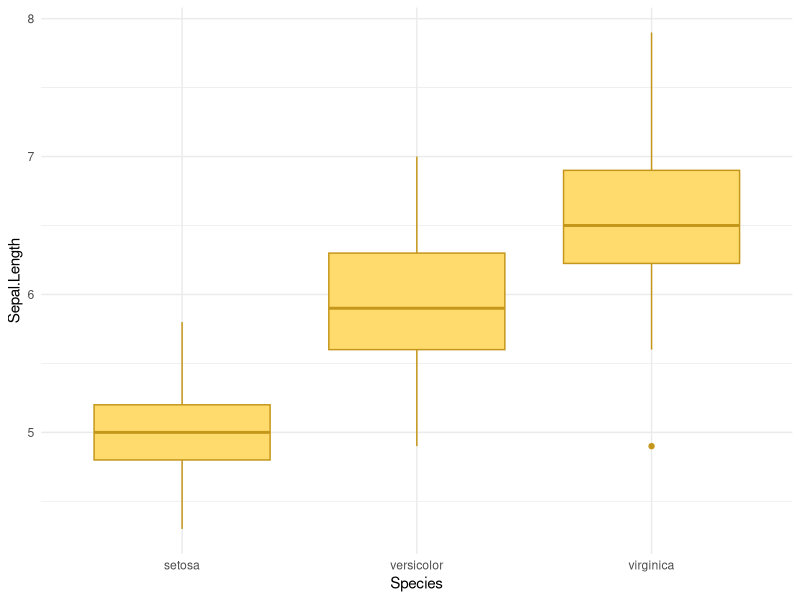
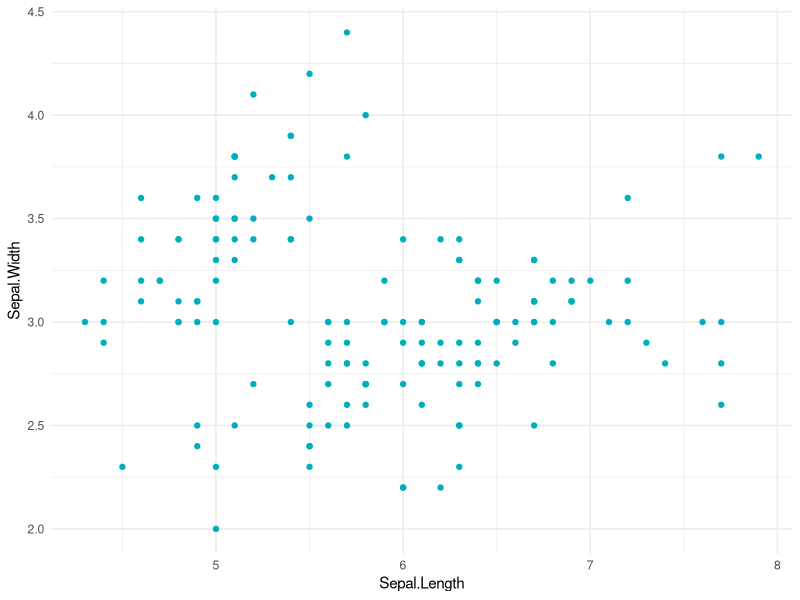
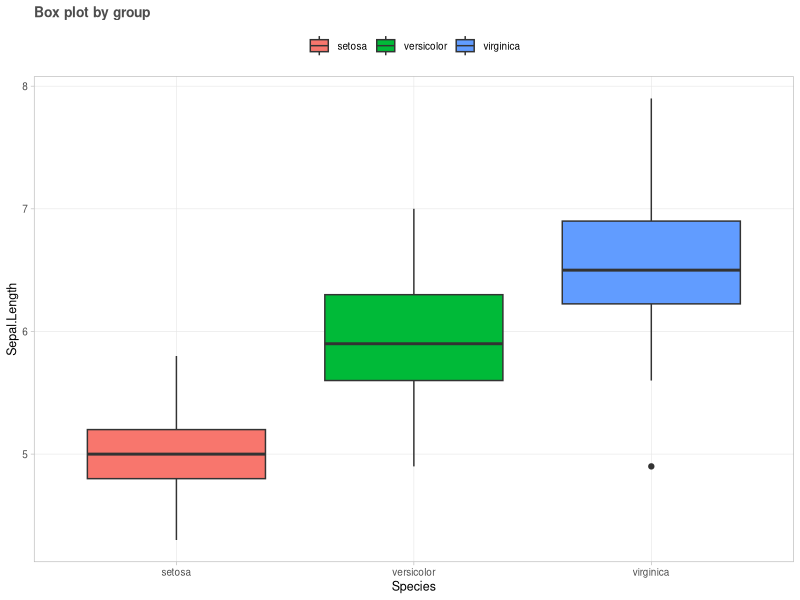
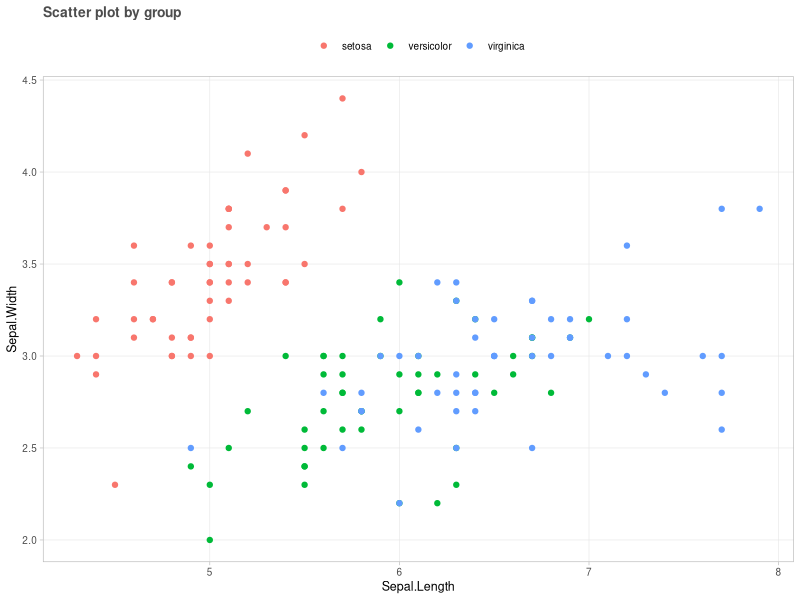
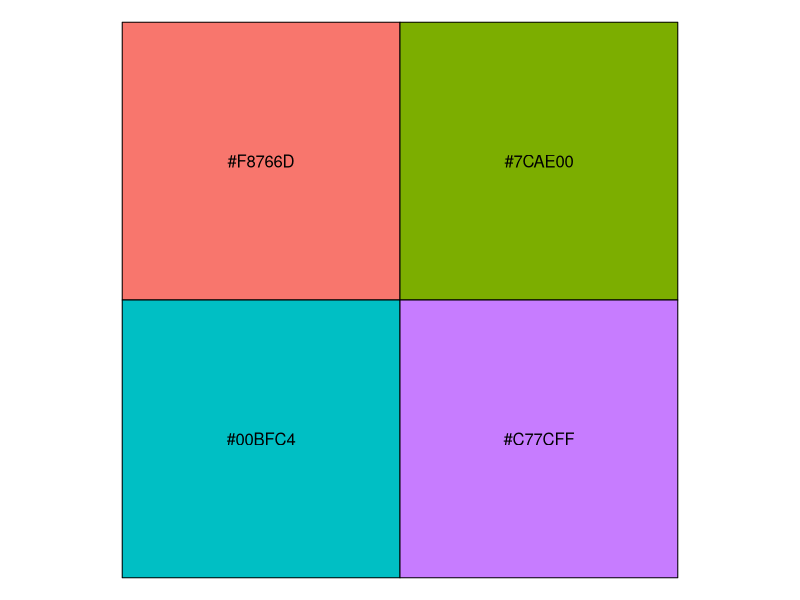
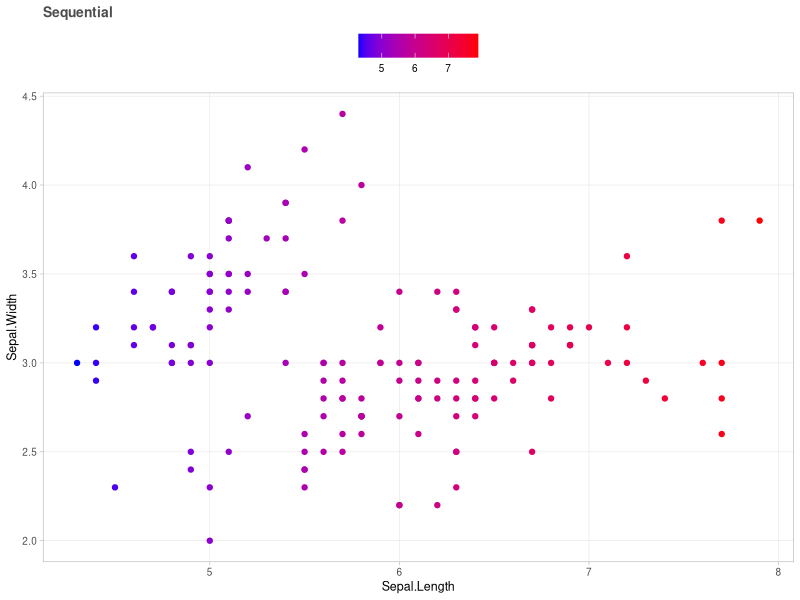
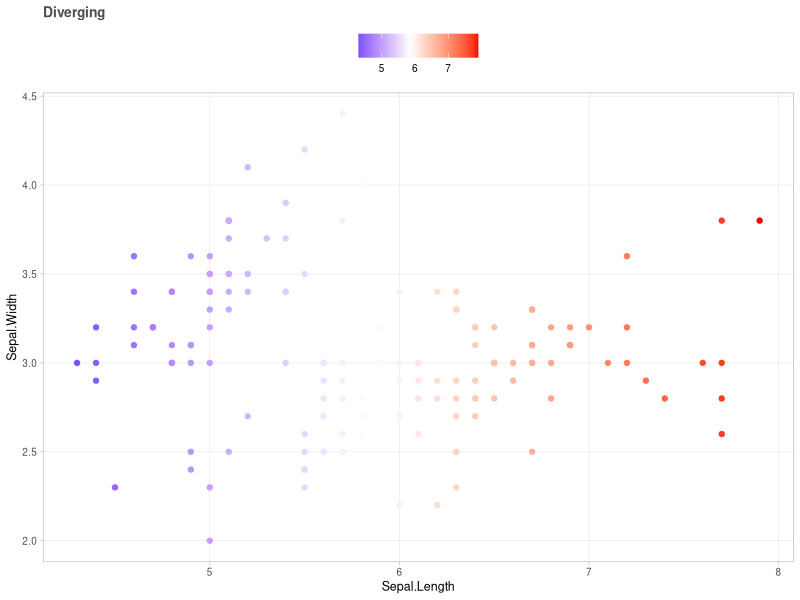
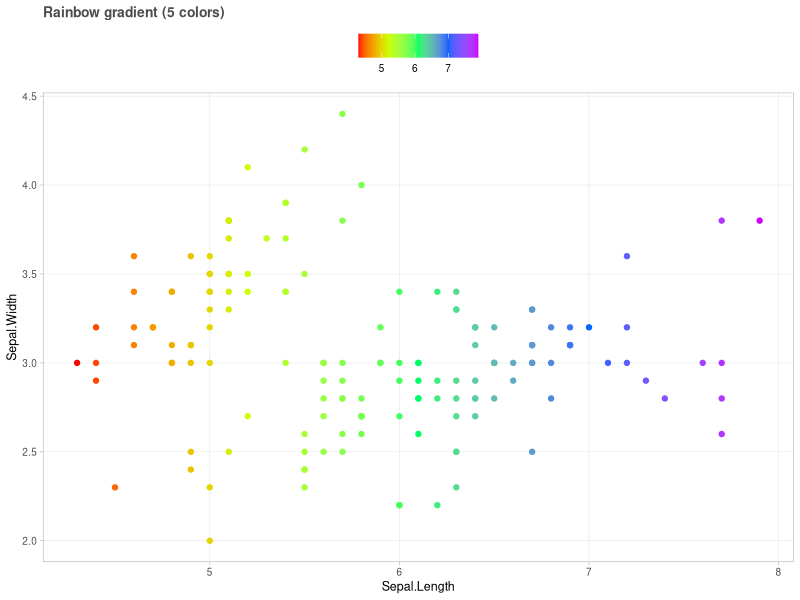

Reproduce these figures in R, in order.
## ---- chunk 1
knitr::opts_chunk$set( echo=TRUE, fig.width=5, fig.height=3 )
options(scipen=999) # "Desliga" notação científica. Para "ligar" use scipen=0

library(tidyverse)
library(patchwork)
## ---- chunk 2
theme_set(theme_light(base_size=9))
theme_update(
  panel.grid.minor = element_blank(),
  panel.grid.major = element_line(colour="gray90", linewidth=0.2),
  plot.title    = element_text(size=10, colour="gray30", face="bold"),
  plot.subtitle = element_text(size= 9, colour="gray50", face='italic'),
  plot.caption  = element_text(size= 7, colour="gray50", hjust=0),
  legend.title = element_blank(), 
  legend.position = "top"
)
## ---- chunk 3
theme_classic()$panel.grid
## ---- chunk 4
# Box plot
ggplot(iris, aes(Species, Sepal.Length)) + 
  geom_boxplot(fill="#FFDB6D", color="#C4961A") +
  theme_minimal()

# Scatter plot
ggplot(iris, aes(Sepal.Length, Sepal.Width)) + 
  geom_point(color="#00AFBB") +
  theme_minimal()
## ---- chunk 5
ggplot(iris, aes(Species, Sepal.Length)) + 
  geom_boxplot(aes(fill=Species)) +
  theme(legend.position="top") +
  labs(title="Box plot by group")
## ---- chunk 6
ggplot(iris, aes(Sepal.Length, Sepal.Width)) + 
  geom_point(aes(color=Species)) +
  theme(legend.position="top") +
  labs(title="Scatter plot by group")
## ---- chunk 7
scales::show_col(scales::hue_pal()(4))
## ---- chunk 8
# Specify the colors for low and high ends of gradient
ggplot(iris, aes(Sepal.Length, Sepal.Width)) +
  geom_point(aes(color=Sepal.Length)) +
  scale_color_gradient(low="blue", high="red") +
  labs(title="Sequential")
## ---- chunk 9
# Specify also the colour for mid point
ggplot(iris, aes(Sepal.Length, Sepal.Width)) +
  geom_point(aes(color=Sepal.Length)) +
  scale_color_gradient2(midpoint=mean(iris$Sepal.Length), low="blue", mid="white",
                        high="red", space="Lab" ) +
  labs(title="Diverging")
## ---- chunk 10
ggplot(iris, aes(Sepal.Length, Sepal.Width)) +
  geom_point(aes(color=Sepal.Length)) + 
  scale_color_gradientn(colours=rainbow(5)) +
  labs(title="Rainbow gradient (5 colors)")
## ---- chunk 11
library(RColorBrewer)
display.brewer.all() # to check all colorbrewer palettes
## ---- chunk 12
display.brewer.all(colorblindFriendly=TRUE)
## ---- chunk 13
ggplot(iris, aes(Sepal.Length, Sepal.Width))+
  geom_point(aes(color=Species)) +
  scale_color_brewer(palette="Dark2")+
  geom_smooth(aes(color=Species, fill=Species), formula=y ~ x, method="lm") + 
  scale_fill_brewer(palette="Dark2") +
  theme_minimal() +
  theme(legend.position="bottom") +
  labs(title="Brewer on a plot")
## ---- chunk 14
display.brewer.pal(n=8, name="Dark2")
## ---- chunk 15
brewer.pal(3, "Dark2")
## ---- chunk 16
library("viridis")           # Load
viridis(6)
## ---- chunk 17
plt <- function(nome, opt) {
  ggplot(iris, aes(Sepal.Length, Sepal.Width))+
  geom_point(aes(color=Sepal.Length)) +
  scale_color_viridis(option=opt)+
  theme(legend.position="bottom") +
  labs(title=nome, x=element_blank(), y=element_blank())
}
## ---- chunk 18
plt("Magma", "A") + plt("Inferno", "B") + plt("Plasma", "C") + plt("Viridis", "D") +
  plot_annotation(title="GRADIENT color palettes")
## ---- chunk 19
plt <- function(nome, opt) {
  ggplot(iris, aes(Sepal.Length, Sepal.Width))+
  geom_point(aes(color=Species)) +
  geom_smooth(aes(color=Species, fill=Species), formula=y ~ x, method="lm") + 
  scale_color_viridis(discrete=TRUE, option=opt)+
  scale_fill_viridis(discrete=TRUE, option=opt) +
  theme(legend.position="bottom") +
  labs(title=nome, x=element_blank(), y=element_blank())
}

plt("Magma", "A") + plt("Inferno", "B") + plt("Plasma", "C") + plt("Viridis", "D") +
  plot_annotation(title="DISCRETE color palettes")
## ---- chunk 20
rm(list=ls())
## ---- chunk 21
ggplot(data=mpg) + # layer1 => data
  geom_point(        # layer2 => geom (points)
    mapping=aes(x=displ, y=hwy) # mapping => how variables map to visuals
  ) +
  labs(title="Simple scatter plot")
## ---- chunk 22
mpg |>  ggplot(aes(displ, hwy)) +
  geom_smooth(method="lm", se=FALSE,            # linear fit to the data point
              color="blue", size=1) +           # tuning line color and thickness
  geom_point(alpha=0.5, size=2) +               # tuning the transparency and size of data points
  labs(x="Displ", y="Highway consumption",      # adding titles to the axis
       title="Scatter plot with linear fit",      # adding title to the plot
       subtitle="Subtitle goes here",             # adding subtitles to the plot
       caption="Source: goes here")               # adding caption to the plot

## ---- chunk 23
### default smooth fit
p2 <- mpg |> ggplot(aes(displ, hwy)) + 
  geom_smooth(stat="smooth", color="blue", size=1) +
  geom_point() +
  labs(x="Highway consumption", y="Avg. Temperature (°C)",
       title="Smooth fit (default)")

### linear fit
p3 <- mpg |> ggplot(aes(displ, hwy)) + 
  geom_smooth(method="lm", se=FALSE,
              color="blue", size=1) +
  geom_point() +
  labs(x="Highway consumption", y="Avg. Temperature (°C)",
       title="Linear fit")

### user defined formula for fitting
p4 <- mpg |> ggplot(aes(displ, hwy)) + 
  geom_smooth(method="lm", formula=y~x+I(x^2)+I(x^3),        
              color="blue", size=1) +
  geom_point() +
  labs(x="Highway consumption", y="Avg. Temperature (°C)",
       title="User defined function for fitting")

p2 + p3 + p4
## ---- chunk 24
rm(list=ls()) # Limpa o global environment
## ---- chunk 25
(data <- world_bank_pop |> 
   filter(indicator %in% c("SP.POP.TOTL", "SP.URB.TOTL")) |> 
   pivot_longer(3:20, names_to="year", names_transform=as.integer, values_to="pop") |> 
   pivot_wider(names_from=indicator, values_from=pop, values_fill=0) |> 
   mutate(Rural=SP.POP.TOTL - SP.URB.TOTL) |> select(-SP.POP.TOTL) |> 
   pivot_longer(c(SP.URB.TOTL,Rural), names_to="type", values_to="pop", values_drop_na=T) |> 
   mutate(type=ifelse(type=="Rural", type, "Urban")) |> 
   summarise(pop=round(sum(pop)/1e9), .by=c(year, type)))
## ---- chunk 26
data |> summarise(pop=sum(pop), .by=year) |> 
  ggplot(aes(x=year, y=pop, group=1)) +
  geom_line() + geom_point() +
  scale_y_continuous(labels=scales::label_number()) +
  labs(title="Simple line chart", x="Year", y=NULL,
       subtitle="Population (billions)")
## ---- chunk 27
data |> 
  ggplot(aes(x=year, y=pop, group=type, color=type)) +
  geom_line(size=1) + geom_point() +
  scale_color_brewer(palette="Dark2") +
  # Texto: Títulos e notas
  labs(
    title="Line chart by category",
    subtitle="Population by type of location",
    caption="Source: Tidyverse datasets",
    x="Year",
    y="Population (billions)"
  ) +
  theme(
    panel.border=element_rect(fill=NA),
    panel.grid.major.y=element_line(linetype='dashed')
  )
## ---- chunk 28
df <- data.frame(expand.grid(1:100, seq(0, 1, by=.1)))
names(df) <- c("category", "X")
df <- within(df, {
  Y <- pnorm(X, mean=1:100 / 100)
  category <- factor(1:100)
  })

ggplot(data=df, aes(x=X, y=Y, color=as.integer(category), group=category)) +
  geom_line() +
  scale_colour_gradient(
    name="category", low="blue", high="red",
    # Manipulate the labels names on the legend:
    breaks=c(1,50,100), labels=c('Low','Mid','High'), 
  ) +
  labs(title="Line chart with too many categories",
       subtitle="Uses a continuous scale of gradient colors")
## ---- chunk 29
rm(list=ls())
## ---- chunk 30
(data <- midwest |> summarise(across(popwhite:popother, sum), .by=state) |> 
  pivot_longer(popwhite:popother, values_to="pop", names_to="race") |> 
  mutate(race=str_sub(race, 4,-1),
         race=if_else(race %in% c("white"), race, "other"),
         race=factor(race, levels=c("other","white"))) |> 
  summarise(pop=sum(pop), .by=c(state, race)))
## ---- chunk 31
data |> summarise(pop=sum(pop), .by=state) |> 
  ggplot(aes(x=state, y=pop)) +
  # geom_col() == geom_bar(stat="identity") # default=stacked bars
  # geom_bar(stat='identity', fill="lightblue") + 
  geom_col(
    fill="cadetblue", 
    width=.6             # control the width of the columns
  ) +
  geom_text(aes(label=scales::number(pop, scale=1/1e6, accuracy=.1)), 
            vjust=-0.5, size=4) +
  scale_y_continuous(expand=expansion(mult=c(0,.2)), breaks=NULL) +
  theme(panel.grid.major.x=element_blank()) +
  labs(title="Simple bar chart", y=NULL, subtitle="US Midwest population (millions)")
## ---- chunk 32
p1 <- data |> mutate(pop=pop/1e3) |> 
  ggplot(aes(x=state, y=pop, fill=race)) +
  geom_col(color="white") + # default position="stack"
  scale_fill_brewer(palette="Dark2") +
  # Label the groups
  geom_text(aes(label=scales::number(pop, accuracy=1)),
            position=position_stack(vjust=0.5), 
            check_overlap=T,
            color="black", size=4) +
  # Label the total on top of the bars
  geom_text(aes(label=scales::number(after_stat(y), accuracy=1), group=state),
            stat="summary", fun=sum, vjust=-1, 
            fontface="bold") +
  # Create a little breathing space on top of the chart:
  scale_y_continuous(expand=expansion(mult=c(0,0.1)), 
                     labels=scales::label_number()) +
  labs(title="Stacked", y="Population (000s)")


p2 <- data |> 
  mutate(pct=pop/sum(pop), .by=state) |> 
  ggplot(aes(x=state, y=pct, fill=race)) +
  geom_col(color="white") +
  geom_text(aes(label=scales::percent(pct, accuracy=1), group=race), 
            position=position_fill(.5), check_overlap=T) +
  scale_fill_brewer(palette="Dark2") +
  scale_y_continuous(breaks=NULL, expand=expansion(mult=c(0,0))) +
  labs(title="Stacked to 100%", y=NULL)

p1 + p2 + plot_layout(guides='collect')
## ---- chunk 33
mpg |> group_by(class, year=as.factor(year)) |> tally() |> ungroup() |>
  arrange(desc(class)) |> 
  mutate(pos=cumsum(n) - n/2, .by=year) |> # create "position" column as 1/2 the y-axis variable
  ggplot() +
  geom_col(aes(x=year, y=n, fill=class), width=.7, color="white") +
  geom_text(aes(x=year, 
                y=pos, # use "position" column
                label=prettyNum(n, big.mark=".", decimal.mark=",")), 
            vjust=0, size=4, check_overlap=T) +
  scale_fill_brewer(palette="Dark2") +
  scale_y_continuous(expand=c(0,0), breaks=NULL) +
  labs(title="Place data labels in the middle manually",
       y=NULL, x=NULL)
## ---- chunk 34
data |> mutate(pop=pop/1e3) |> 
  ggplot(aes(x=state, y=pop, fill=race)) +
  geom_col(position=position_dodge2(padding=.05)) +
  geom_text(aes(label=scales::number(pop, accuracy=1)), 
            position=position_dodge(0.9), 
            vjust=-0.5, size=3) +
  scale_y_continuous(expand=expansion(mult=c(0,.1)), labels=scales::label_number()) +
  scale_fill_brewer(palette="Dark2") +
  theme(panel.grid.major.x=element_blank(),
        legend.position="top") +
  labs(title="Grouped or Clustered bar chart", y=NULL)
## ---- chunk 35
p1 <- mpg |> 
  summarise(hwy=mean(hwy), .by=manufacturer) |> 
  ggplot(aes(x=manufacturer, y=hwy)) +
  geom_col(fill="cadetblue") +
  geom_text(aes(label=scales::number(hwy,accuracy=1)), hjust=-0.5, size=3) + 
  scale_y_continuous(expand=expansion(mult=c(0,.2))) +
  labs(title="Simple horizontal bar chart") +
  coord_flip()  # <- FLIP AXES

p2 <- mpg |> 
  summarise(hwy=mean(hwy), .by=c(manufacturer, class)) |> 
  ggplot(aes(x=manufacturer, y=hwy, 
             fill=class)) + # defines global fill to group everywhere by product
  geom_col(position=position_dodge(), color="white") + 
  scale_fill_brewer(palette="Dark2") +
  scale_y_continuous(expand=expansion(mult=c(0,.1))) +
  labs(title="Grouped horizontal bar chart") +
  coord_flip()

p1 + p2 + plot_annotation(title="Horizontal bar charts")
## ---- chunk 36
data <- read.table(text = "sample Types Value
sample1 A   -36
sample2 B   31
sample1 C   15
sample2 D   -12
sample1 E   27
sample2 F  16
sample2 G  -10
sample2 H  2
sample2 I  6
sample2 J  -7
sample2 K  -8"
, header=TRUE)

data |> 
  mutate(Types = fct_reorder(Types, Value)) |>
  ggplot(aes(x=Value, y=Types)) +
  geom_col() +
  # FOR DATA LABELS:
  geom_text(
    aes(
      label = Value,
      # x/y mapping determines label position
      # the sign() of a real number is +1/0/−1 if the number is positive/0/negative
      # The coefficient (2) needs to be adjusted to your data
      x = Value + 2 * sign(Value) 
    ), 
    size =3) +
  labs(title="Labeled Horizontal bar chart with positive and negative values")
## ---- chunk 37
(data <- world_bank_pop |> 
   filter(indicator %in% c("SP.POP.TOTL", "SP.URB.TOTL")) |> 
   pivot_longer(3:20, names_to="year", names_transform=as.integer, values_to="pop") |> 
   pivot_wider(names_from=indicator, values_from=pop, values_fill=0) |> 
   mutate(Rural=SP.POP.TOTL - SP.URB.TOTL) |> select(-SP.POP.TOTL) |> 
   pivot_longer(c(SP.URB.TOTL,Rural), names_to="type", values_to="pop", values_drop_na=T) |> 
   mutate(type=ifelse(type=="Rural", type, "Urban")) |> 
   summarise(pop=round(sum(pop)/1e9), .by=c(year, type)))
## ---- chunk 38
data |> 
  ggplot(aes(x=year, y=pop, fill=type, group=type)) +
  geom_area(color="white") +
  scale_fill_brewer(palette="Paired") +
  scale_y_continuous(expand=expansion(mult=c(0,.1))) +
  scale_x_continuous(expand=c(0,0)) +
  labs(title="Simple area chart", x=NULL)
## ---- chunk 39
rm(list=ls()) # Limpa o global environment
## ---- chunk 40
data <- data.frame(
  year=c(2014, 2015, 2016, 2017, 2018, 2019,2020),
  course=c(35, 30, 40, 25, 30, 35, 65),
  pct_enroll=c(0.3, 0.25, 0.3, 0.5, 0.4, 0.2, 0.6)
)

data |> ggplot(aes(x=as.factor(year))) + 
  geom_col(aes(y=course), fill="cadetblue")+
  geom_line(aes(y=pct_enroll, group=1), color="red")+
  scale_y_continuous(expand=expansion(mult=c(0,.1))) +
  labs(title= "Combo bar + line chart on the same axis?",
       x=NULL, y=NULL,
       subtitle="Number of Courses Sold and % enrolled")
## ---- chunk 41
data |> ggplot(aes(x=as.factor(year)))  + 
  geom_col(aes(y=course), fill="cadetblue")+
  geom_line(aes(y=100*pct_enroll, group=1), color="red", size=1) +
  geom_point(aes(y=100*pct_enroll), color="red") +
  scale_y_continuous(
    expand=expansion(mult=c(0,.1)),
    sec.axis=sec_axis(~.*0.01, name="Percent enrolled", labels=scales::percent)
  ) +
  theme(panel.grid.major.x=element_blank()) +
  labs(title= "Combo bar + line chart on the same axis!",
       x=NULL, y="Number of Courses")
## ---- chunk 42
rm(list=ls()) # Limpa o global environment
## ---- chunk 43
# city_mpg <- mpg |>
#   mutate(class=fct_lump(class, 4, other_level="other")) |>
#   group_by(class) |>
#   summarize(
#     mean_mpg=mean(cty),
#     count=n()
#   ) |> mutate(
#     class=fct_reorder(class, count)
#   ) |>
#   mutate(class=fct_reorder(class, -mean_mpg))
# 
# p1 <- ggplot(city_mpg, aes(class, count)) +
#   geom_col(fill="#6297E770") + 
#   scale_y_continuous(
#     expand=expansion(mult=c(0, 0.05)),
#     position="right"
#   ) +
#   theme_minimal_hgrid(11, rel_small=1) + # cowplot theme
#   theme(
#     panel.grid.major=element_line(color="#6297E770"),
#     axis.line.x=element_blank(),
#     axis.text.x=element_blank(),
#     axis.title.x=element_blank(),
#     axis.ticks=element_blank(),
#     axis.ticks.length=grid::unit(0, "pt"),
#     axis.text.y=element_text(color="#6297E7"),
#     axis.title.y=element_text(color="#6297E7")
#   )
# 
# p2 <- ggplot(city_mpg, aes(class, mean_mpg)) + 
#   geom_point(size=3, color="#D5442D") + 
#   scale_y_continuous(limits=c(10, 21)) +
#   theme_half_open(11, rel_small=1) + # cowplot theme
#   theme(
#     axis.ticks.y=element_line(color="#BB2D05"),
#     axis.text.y=element_text(color="#BB2D05"),
#     axis.title.y=element_text(color="#BB2D05"),
#     axis.line.y=element_line(color="#BB2D05")
#   )
# 
# # The resulting plot has dual axes. Plot alignment and plot placement are separated.
# aligned_plots <- align_plots(p1, p2, align="hv", axis="tblr")
# ggdraw(aligned_plots[[1]]) + draw_plot(aligned_plots[[2]])
## ---- chunk 44
rm(list=ls()) # Limpa o global environment
## ---- chunk 45
theme_update(
  panel.border=element_rect(fill=NA)
)
p1 <- ggplot(mtcars) + geom_point(aes(mpg, disp))
p2 <- ggplot(mtcars) + geom_boxplot(aes(gear, disp, group=gear))

p1 + p2 + plot_annotation(title="patchwork: 2 plots side by side")
## ---- chunk 46
p3 <- ggplot(mtcars) + geom_smooth(aes(disp, qsec))
p4 <- ggplot(mtcars) + geom_bar(aes(carb))

(p1 | p2 | p3) / p4 + plot_annotation(title="patchwork: any way you want it")
## ---- chunk 47
p <- ggplot(mpg, aes(displ, cty)) + geom_point()

# Use vars() to supply variables from the dataset:
p + facet_grid(rows=vars(drv)) + 
  labs(title="facet_grid() in rows")
## ---- chunk 48
p + facet_grid(cols=vars(cyl)) + 
  labs(title="facet_grid() in columns")
## ---- chunk 49
p + facet_grid(drv ~ cyl) +
  labs(title="facet_grid in rows and columns")
## ---- chunk 50
p + facet_wrap(drv~cyl, ncol=4) +
  labs(title="facet_wrap in rows and columns (notice the difference?)")
## ---- chunk 51
ggplot(mtcars, aes(mpg, wt, colour=factor(cyl))) +
  geom_point() +
  facet_wrap(~cyl, scales="free_y") +
  theme(legend.position="top") +
  labs(title="Free the scales on Y axis",
       caption="Note: to free the scales on both axis just use scales='free' argument")
## ---- chunk 52
rm(list=ls()) # Limpa o global environment
## ---- chunk 53
library(forcats)

# Reorder following the value of another column:
p1 <- mpg |> group_by(manufacturer) |> tally(name="qtd") |> 
  mutate(manufacturer=fct_reorder(manufacturer, qtd)) |>
  ggplot( aes(x=manufacturer, y=qtd)) +
  geom_col(fill="#f68060", alpha=.6, width=.5) +
  scale_y_continuous(expand=expansion(mult=c(0,.1))) +
  theme(panel.grid.major.y=element_blank()) +
  labs(title="Reorder by the value of a variable", x=NULL, y=NULL) +
  coord_flip()

# Reverse side
p2 <- mpg |> group_by(manufacturer) |> tally(name="qtd") |> 
  mutate(manufacturer=fct_reorder(manufacturer, desc(qtd))) |>
  ggplot( aes(x=manufacturer, y=qtd)) +
  geom_col(fill="#f68060", alpha=.6, width=.5) +
  scale_y_continuous(expand=expansion(mult=c(0,.1))) +
  theme(panel.grid.major.y=element_blank()) +
  labs(title="Reverse the order", x=NULL, y=NULL) +
  coord_flip()

p1 + p2
## ---- chunk 54
# Using sum
p1 <- mpg |>
  mutate(class=fct_reorder(class, hwy, .fun='sum')) |>
  ggplot( aes(x=reorder(class, hwy), y=hwy, fill=class)) + 
  geom_boxplot() +
  labs(title="Using sum of the hwy by class", x="class") +
  coord_flip()

# Using number of observation per group
p2 <- mpg |>
  mutate(class=fct_reorder(class, hwy, .fun='length' )) |>
  ggplot( aes(x=class, y=hwy, fill=class)) + 
  geom_boxplot() +
  labs(title="Using number of obs by class", x=NULL) +
  coord_flip()

p1 + p2 & theme(legend.position="none", panel.border=element_rect(fill=NA))
## ---- chunk 55
mpg_sum <- mpg |> 
  filter(year == 2008) |> 
  
  mutate(
    manufacturer=str_to_title(manufacturer),
    #  group all manufacturers together that do not belong to the top 10
    manufacturer=forcats::fct_lump(manufacturer, n=9) # Lump puts n>9 em "Other"
  ) %>% 
  
  # add counts (data is automatically sorted in descending order)
  count(manufacturer, sort=TRUE) %>%
  
  mutate(
    # first order by appearance with `fct_inorder()`
    # reverse order so that the bar with the highest value is on top
    manufacturer=forcats::fct_rev(forcats::fct_inorder(manufacturer)),
    # move the category “Other” to the end (as the first level)
    manufacturer=forcats::fct_relevel(manufacturer, "Other", after=0)
  ) |> 
  arrange(manufacturer)

mpg_sum
## ---- chunk 56
ggplot(mpg_sum, aes(x=n, y=manufacturer)) +
  geom_col(fill="cadetblue") +
  scale_x_continuous(expand=expansion(mult=c(0,.1))) +
  labs(title="mpg ordered by manufacturer in reverse", y=NULL, x=NULL)
## ---- chunk 57
rm(list=ls()) # Limpa o global environment
## ---- chunk 58
ggplot(mpg, aes(displ, hwy)) + 
  geom_point(aes(colour=factor(cyl))) + 
  labs(
    x="Engine displacement (litres)", 
    y="Highway miles per gallon", 
    color="Título da legenda", #TÍTULO DA LEGENDA ASSUME NOME DADO Á DIMENSÃO DOS ITENS DA LEGENDA
    title="Mileage by engine size and cylinders",
    subtitle="Source: http://fueleconomy.gov"
  ) + 
  theme_light()
## ---- chunk 59
values <- seq(from=-2, to=2, by=.01)
df <- data.frame(x=values, y=values ^ 3)
## ---- chunk 60
ggplot(df, aes(x, y)) + 
  geom_path() + 
  labs(y=quote(f(x) == x^3),
       title="Math expression on the axis title")
## ---- chunk 61
ggplot(data=mpg) + 
  geom_point(mapping=aes(x=displ, y=hwy, color=drv)) +
  scale_colour_discrete(
    labels=c("4"="4 wheel drive",
               "f"="front wheel drive",
               "r"="rear wheel drive")
  ) + 
  labs(
    title="Custom legend labels",
    x="Engine Size (Liters)", 
    y="Fuel Efficiency (Miles per Gallon)", 
    colour="Number of cylinders"
  ) +
  theme(legend.title=element_text(),
        axis.title=element_text())
## ---- chunk 62
p1 <- mpg |> group_by(class, year=as.factor(year)) |> 
  tally() |> 
  ggplot() +
  geom_bar(aes(x=year, y=n, fill=class),stat="identity") +
  scale_fill_brewer(palette="Set2") +
  scale_y_continuous(expand=c(0,0), labels=scales::number) +
  theme_bw() +
  labs(title="Original")

p2 <- mpg |> group_by(class, year=as.factor(year)) |> 
  tally() |> 
  ggplot() +
  geom_bar(aes(x=year, y=n, fill=class),stat="identity") +
  scale_y_continuous(expand=c(0,0), labels=scales::number) +
  # reverse legend order - can be used on any scale_fill_* or scale_color_*
  scale_fill_brewer(palette="Set2", guide=guide_legend(reverse=TRUE)) +
  theme_bw() +
  labs(title="Reverse legend order")

p1 + p2
## ---- chunk 63
mpg |> 
  summarise(hwy=mean(hwy), cty=mean(cty), .by=manufacturer) |> 
  ggplot(aes(x=manufacturer)) + 
  # specify color for line/ fill for bar inside aes(); you can assign a label for the legend
  geom_line(aes(y=hwy, group=1, color="Highway"), size=1) + 
  geom_point(aes(y=hwy, color="Highway")) +
  geom_col( aes(y=cty, fill="City")) +
  # then assign the desired color to the labels specified above
  scale_color_manual(name="", values=c("Highway"="red")) +
  scale_fill_manual(name="", values=c("City"="slategray")) +
  scale_y_continuous(expand=expansion(mult=c(0,.1))) +
  scale_x_discrete(guide=guide_axis(angle=45)) +
  labs(
    x=NULL, 
    y="Miles per Gallon" ,
    title="A legend for each geom"
  )
## ---- chunk 64
plot <- ggplot(mpg, aes(drv, hwy)) + 
  geom_hline(yintercept=28, colour="red") + 
  geom_boxplot()

p1 <- plot + labs(title="Original")

p2 <- plot + labs(title="coord_cartesian", subtitle="works as expected") +
  coord_cartesian(ylim=c(10, 35)) 

p3 <- plot + labs(title="setting limits", subtitle="distorts the boxplot") +
  ylim(10, 35)  

p1 + p2 + p3
## ---- chunk 65
plot + scale_y_continuous(breaks=NULL) + labs(title="Y Axis breaks=NULL")
## ---- chunk 66
p1 <- plot + scale_y_continuous(breaks=scales::breaks_width(5)) + 
  labs(title="fixed @ 5")

p2 <- plot + scale_y_continuous(breaks=scales::breaks_width(5, offset(10))) + 
  labs(title="+ offset")

p3 <- plot + scale_y_continuous(breaks=scales::breaks_width(5, offset(-10))) + 
  labs(title="- offset")

p1 + p2 + p3 + plot_annotation(title="Setting 'breaks_width()' argument on 'scale_*_continuous()'")
## ---- chunk 67
rm(list=ls())
## ---- chunk 68
ts.dia <- as_tibble(EuStockMarkets) |> cbind(
  DATE=seq.Date(as.Date("1991-1-1"), by="days", length.out=1860)
) |> 
  rename_with(tolower) |> 
  pivot_longer(dax:ftse)

ts.dia |> 
  group_by(ano=make_date(year(date),1,1), name) |> 
  summarise(value=mean(value), .groups="drop") |> 
  ggplot(aes(x=ano, y=value, group=name, color=name)) +
  geom_line() + geom_point() +
  scale_color_brewer(palette="Spectral") +
  scale_y_continuous(labels=scales::number) +
  scale_x_date(
    # labels=scales::label_date_short(), # formata texto de x-axis
    labels=scales::label_date("%y"),
    date_breaks="1 year", # “sec", "min", "hour", "day", "week", "month", "year"
    # expand=c(0.01,0.01), # respiro nas laterais das barras
  ) + 
  labs(title="Formatting a date axis by year", x="Year", y=NULL)
## ---- chunk 69
ts.dia |> 
  group_by(mes=make_date(year(date),month(date),1), name) |> 
  summarise(value=mean(value), .groups="drop") |> 
  ggplot(aes(x=mes, y=value, group=name, color=name)) +
  geom_line(size=.8) + 
  scale_color_brewer(palette="Spectral") +
  scale_y_continuous(labels=scales::number) +
  scale_x_date(
    labels=scales::label_date_short(), # formata texto de x-axis
    date_breaks="6 months",
    # breaks=seq.Date(min(ts.dia$date), max(ts.dia$date),by="6 months")
    expand=c(0,0), # respiro nas laterais das barras
  ) + 
  labs(title="Formatting a date axis by month", x="Month", y=NULL)
## ---- chunk 70
ts.dia |> 
  ggplot(aes(x=date, y=value, group=name, color=name)) +
  geom_line(size=.6) + 
  scale_color_brewer(palette="Spectral") +
  scale_y_continuous(labels=scales::number) +
  scale_x_date(
    labels=scales::label_date_short(), # formata texto de x-axis
    # date_breaks="6 months",
    expand=c(0,0), # respiro nas laterais das barras
  ) + 
  labs(title="Formatting a date axis by day", x=NULL, y=NULL)
## ---- chunk 71
rm(list=ls()) # Limpa o global environment
## ---- chunk 72
population |> 
  ggplot(aes(x=as.factor(year), y=population)) +
  geom_col(fill="cadetblue") +
  scale_y_continuous(labels=scales::label_number(scale=1/1e9), 
                     expand=expansion(mult=c(0,0.05))) +
  scale_x_discrete(expand=expansion(mult=c(0.03,0.03)), guide=guide_axis(angle=45)) +
  theme(panel.border=element_rect(fill=NA)) +
  labs(x=NULL, title="Axis labels at an angle")
## ---- chunk 73
txhousing |> mutate(date=make_date(year,month,1)) |> 
  filter(city %in% c("Austin", "Houston")) |> 
  na.omit() |> 
  ggplot(aes(x=date, y=sales, group=city, color=city)) +
  geom_line() + geom_point() +
  scale_color_brewer(palette="Dark2") +
  scale_x_date(
    breaks=seq(as_date("2010-01-01"), as_date("2015-01-01"), by="6 months"),
    labels=scales::label_date_short(), # formata texto de x-axis
    limits=c(as_date("2010-01-01"), NA),
    # date_breaks="3 months", # “sec", "min", "hour", "day", "week", "month", "year"
    # labels=scales::label_date("%y"),
    expand=c(0.01,0.01), # respiro nas laterais das barras
  ) + 
  labs(x=NULL, title="Format the date axis")
## ---- chunk 74
df <- data.frame(
  x=c(1, 1, 2, 2, 1.5),
  y=c(1, 2, 1, 2, 1.5),
  text=c("bottom-left", "bottom-right", "top-left", "top-right", "center")
)


ggplot(df, aes(x, y)) +
  geom_text(aes(label=text)) +
  labs(title="Include data labels on the plot")
## ---- chunk 75
ggplot(df, aes(x, y)) +
  geom_text(aes(label=text), vjust="inward", hjust="inward") +
  labs(title="adjust the positioning using 'inward'")
## ---- chunk 76
data.frame(
  x = runif(100, min = sample(0:50, 1), max = sample(50:1000, 1)),
  y = runif(100, min = sample(0:1000, 1), max = sample(1000:10000, 1))
) |> 
  mutate(z = x + y) |>
  ggplot(aes(x = x, y = z)) + 
  geom_point() +
  annotation_custom(
    grid::textGrob(label = "some label", 
                   x=.95, y=.1, vjust=1, hjust=1,
                   gp = grid::gpar(col="red", alpha=.7, fontsize=10, fontface="bold.italic"))
  ) +
  labs(title = "Fixed label position")
## ---- chunk 77
df <- data.frame(
  x=factor(c(1, 1, 2, 2)),
  y=c(1, 3, 2, 1),
  grp=c("a", "b", "a", "b")
)
## ---- chunk 78
ggplot(data=df, aes(x, y, group=grp)) +
  geom_col(aes(fill=grp), position=position_dodge()) +
  geom_text(aes(label=y), position=position_dodge()) +
  scale_y_continuous(expand=expansion(mult=c(0,.1))) +
  theme(legend.position="top") +
  labs(title="How to positon data labels on a grouped bar chart",
       subtitle="ggplot doesn't know you want labels with the same virtual width as the bars",
       x=NULL, y=NULL)
## ---- chunk 79
ggplot(data=df, aes(x, y, group=grp)) +
  geom_col(aes(fill=grp), position=position_dodge()) +
  geom_text(aes(label=y), position=position_dodge(0.9)) +
  scale_y_continuous(expand=expansion(mult=c(0,.1))) +
  theme(legend.position="top") +
  labs(title="How to positon data labels on a grouped bar chart",
       subtitle="So tell ggplot what you want",
       x=NULL, y=NULL)
## ---- chunk 80
ggplot(data=df, aes(x, y, group=grp)) +
  geom_col(aes(fill=grp), position=position_dodge()) +
  geom_text(
    aes(label=y, y=y + 0.05),
    position=position_dodge(0.9),
    vjust=0
  )  +
  scale_y_continuous(expand=expansion(mult=c(0,.1))) +
  theme(legend.position="top") +
  labs(title="How to positon data labels on a grouped bar chart",
       subtitle="You can't nudge and dodge text, so instead adjust the y position",
       x=NULL, y=NULL)
## ---- chunk 81
ggplot(data=df, aes(x, y, group=grp)) +
  geom_col(aes(fill=grp), color="white", width=.5) +
  geom_text(aes(label=y), position=position_stack(vjust=0.5))  +
  scale_y_continuous(expand=expansion(mult=c(0,.1))) +
  theme(legend.position="top") +
  labs(title="How to positon data labels on a stacked bar chart",
       subtitle="To place text in the middle of each bar, set vjust parameter",
       x=NULL, y=NULL)
## ---- chunk 82
p <- ggplot(mtcars, aes(wt, mpg, label=rownames(mtcars)))

p + geom_text()

p + geom_text(check_overlap=TRUE) # Avoid overlaps

p + geom_label() # Labels with background

p + geom_text(size=10) # Change size of the label

# Position data labels ==========================
p +
  geom_point() +
  geom_text(hjust=0, nudge_x=0.05)
p +
  geom_point() +
  geom_text(vjust=0, nudge_y=0.5)
p +
  geom_point() +
  geom_text(angle=45)


# Add aesthetic mappings
p + geom_text(aes(colour=factor(cyl)))
p + geom_text(aes(colour=factor(cyl))) + scale_colour_discrete(l=40)
p + geom_label(aes(fill=factor(cyl)), colour="white", fontface="bold")

p + geom_text(aes(size=wt))

# Scale height of text, rather than sqrt(height)
p +
  geom_text(aes(size=wt)) +
  scale_radius(range=c(3,6))

# You can display expressions by setting parse=TRUE.  The
# details of the display are described in ?plotmath, but note that
# geom_text uses strings, not expressions.
p +
  geom_text(
    aes(label=paste(wt, "^(", cyl, ")", sep="")),
    parse=TRUE
  )
## ---- chunk 83
rm(list=ls())
## ---- chunk 84
presidential <- subset(presidential, start > economics$date[1] & start <= max(economics$date))
## ---- chunk 85
ggplot(economics, aes(date, unemploy)) + 
  geom_line() +
  scale_x_date(expand=c(0,0), date_breaks="10 years",
               limits=c(as_date("1970-1-1"),max(presidential$end)), 
               labels=scales::label_date("%Y")) +
  labs(title="US unemployment over time", y=NULL, x=NULL)
## ---- chunk 86
economics |> na.omit() |> ggplot() + 
  # Shading:
  geom_rect(
    data=presidential, 
    aes(xmin=start, xmax=end, fill=party), 
    ymin=-Inf, ymax=Inf, 
    alpha=0.2, color="black"
  ) +
  geom_text(
    data=presidential, 
    aes(x=start, y=2500, label=name), 
    size=3, vjust=0, hjust=0, nudge_x=100
  ) +
  theme(legend.position="top") +
  geom_line(aes(date, unemploy)) + 
  scale_fill_manual(values=c("blue", "red")) +
  scale_x_date(expand=c(0,0), date_breaks="10 years", limits=c(as_date("1970-1-1"),NA), 
               labels=scales::label_date("%Y")) +
  labs(title="Annotations on top of the plot", x=NULL, y=NULL)
## ---- chunk 87
rm(list=ls()) # Limpa o global environment
## ---- chunk 88
annotation <- "Unemployment rates in the US\nhave varied a lot over the years"
# paste(strwrap("Unemployment rates in the US have varied a lot over the years", 40), collapse="\n")

economics |> 
  ggplot(aes(x=date, y=unemploy)) + 
  geom_line() + 
  geom_text(
    aes(x=min(economics$date), y=max(economics$unemploy), label=annotation), 
    hjust=-0.05, vjust=1, size=3.5, color="gray40"
  ) +
  scale_x_date(expand=c(0,0), date_breaks="10 years",
               labels=scales::label_date("%Y")) +
  labs(title="A single text annotation on a plot", y=NULL, x=NULL)
## ---- chunk 89
rm(list=ls()) # Limpa o global environment
## ---- chunk 90
p <- ggplot(mpg, aes(displ, hwy)) +
  geom_point(
    data=filter(mpg, manufacturer == "subaru"), 
    colour="orange",
    size=3
  ) +
  geom_point() 


p + 
  annotate(geom="point", x=5.5, y=40, colour="orange", size=3) + 
  annotate(geom="point", x=5.5, y=40) + 
  annotate(geom="text",  x=5.6, y=40, label="subaru", hjust="left") +
  labs(title="Highlighting data points with legend inside the plot area")
## ---- chunk 91
p + 
  annotate(
    geom="curve", x=4, y=35, xend=2.65, yend=27, 
    curvature=.3, arrow=arrow(length=unit(2, "mm"))
  ) +
  annotate(geom="text", x=4.1, y=35, label="subaru", hjust="left") +
  labs(title="Highlighting data points with an arrow legend")
## ---- chunk 92
ggplot(diamonds, aes(log10(carat), log10(price))) + 
  geom_bin2d() + 
  facet_wrap(vars(cut), nrow=1) +
  viridis::scale_fill_viridis(direction=-1, option="D") +
  labs(title="Visual aids to compare facets", y=NULL, x=NULL)
## ---- chunk 93
mod_coef <- coef(lm(log10(price) ~ log10(carat), data=diamonds))
ggplot(diamonds, aes(log10(carat), log10(price))) + 
  geom_bin2d() + 
  geom_abline(intercept=mod_coef[1], slope=mod_coef[2], 
              colour="grey20", size=1) + 
  facet_wrap(vars(cut), nrow=1) +
  viridis::scale_fill_viridis(direction=-1, option="D")  +
  labs(title="Adding a reference line", y=NULL, x=NULL)
## ---- chunk 94
rm(list=ls()) # Limpa o global environment
## ---- chunk 95
mpg |>  
  filter(manufacturer == 'audi') |> 
  ggplot(aes(x = hwy, y = displ, label = model)) +    
  geom_point() +
  geom_text(data = . %>% filter(hwy > 28), vjust=-1, color="blue") +
  labs(title = "Reference df inside ggplot call (1)")
## ---- chunk 96
mpg %>%  
  filter(manufacturer == 'audi') %>% {
    ggplot(., aes(x = hwy, y = displ, label = model)) +    
      geom_point() +
      geom_text(data = . %>% filter(hwy > 28), vjust=-1, color="blue") +
      labs(
        title = "Reference df inside ggplot call (2)",
        subtitle = glue::glue("MANUFACTURER: {unique(.$manufacturer)}"),
      )
  }
## ---- chunk 97
(plot <- 
   as_tibble(USArrests, rownames="States") |> 
   head(10) |>
   ggplot(aes(y=fct_reorder(States, Murder, .desc=FALSE), x=Murder)) + 
   geom_col(fill="cadetblue") +
   labs(
     y="US States",
     x="Murders per 100.000",
     title="Murder Rate per US State"
   ))
## ---- chunk 98
plot %+% (
  as_tibble(USArrests, rownames="States")[,c(1,3)]  |> 
    head(10) |> 
    rename(Murder=Assault) # renames the variable just for the plotting
) + 
  labs(
    y="US States",
    x="Assaults per 100.000",        # but specifies the title of the visual on the plot
    title="Assault Rate per US State"
  )
